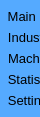
        <widget class="QFrame" name="left_menu_frame">
         <property name="minimumSize">
          <size>
           <width>40</width>
           <height>0</height>
          </size>
         </property>
         <property name="maximumSize">
          <size>
           <width>40</width>
           <height>16777215</height>
          </size>
         </property>
         <property name="styleSheet">
          <string notr="true">background-color: rgb(85, 170, 255);
border:none;</string>
         </property>
         <property name="frameShape">
          <enum>QFrame::StyledPanel</enum>
         </property>
         <property name="frameShadow">
          <enum>QFrame::Raised</enum>
         </property>
         <layout class="QHBoxLayout" name="horizontalLayout_9">
          <property name="spacing">
           <number>0</number>
          </property>
          <property name="leftMargin">
           <number>0</number>
          </property>
          <property name="topMargin">
           <number>0</number>
          </property>
          <property name="rightMargin">
           <number>0</number>
          </property>
          <property name="bottomMargin">
           <number>0</number>
          </property>
          <item alignment="Qt::AlignLeft|Qt::AlignTop">
           <widget class="QFrame" name="menu_frame">
            <property name="minimumSize">
             <size>
              <width>200</width>
              <height>0</height>
             </size>
            </property>
            <property name="styleSheet">
             <string notr="true">margin-left: 2px;</string>
            </property>
            <property name="frameShape">
             <enum>QFrame::StyledPanel</enum>
            </property>
            <property name="frameShadow">
             <enum>QFrame::Raised</enum>
            </property>
            <layout class="QGridLayout" name="gridLayout">
             <property name="leftMargin">
              <number>0</number>
             </property>
             <item row="3" column="0" alignment="Qt::AlignLeft">
              <widget class="QPushButton" name="stats_button">
               <property name="font">
                <font>
                 <family>Nirmala UI</family>
                 <pointsize>10</pointsize>
                </font>
               </property>
               <property name="styleSheet">
                <string notr="true">QPushButton:hover{
	border-radius: 5px;
	border: 1px solid White;
	background-color: #00aaff;
}</string>
               </property>
               <property name="text">
                <string> Statistics</string>
               </property>
               <property name="icon">
                <iconset resource="../icons.qrc">
                 <normaloff>:/prefix/icons/analytics.png</normaloff>:/prefix/icons/analytics.png</iconset>
               </property>
               <property name="iconSize">
                <size>
                 <width>32</width>
                 <height>32</height>
                </size>
               </property>
               <property name="shortcut">
                <string>Ctrl+T</string>
               </property>
              </widget>
             </item>
             <item row="2" column="0" alignment="Qt::AlignLeft">
              <widget class="QPushButton" name="machines_button">
               <property name="font">
                <font>
                 <family>Nirmala UI</family>
                 <pointsize>10</pointsize>
                </font>
               </property>
               <property name="styleSheet">
                <string notr="true">QPushButton:hover{
	border-radius: 5px;
	border: 1px solid White;
	background-color: #00aaff;
}</string>
               </property>
               <property name="text">
                <string> Machines</string>
               </property>
               <property name="icon">
                <iconset resource="../icons.qrc">
                 <normaloff>:/prefix/icons/hardware-chip.png</normaloff>:/prefix/icons/hardware-chip.png</iconset>
               </property>
               <property name="iconSize">
                <size>
                 <width>32</width>
                 <height>32</height>
                </size>
               </property>
               <property name="shortcut">
                <string>Ctrl+N</string>
               </property>
              </widget>
             </item>
             <item row="4" column="0" alignment="Qt::AlignLeft">
              <widget class="QPushButton" name="settings_button">
               <property name="font">
                <font>
                 <family>Nirmala UI</family>
                 <pointsize>10</pointsize>
                </font>
               </property>
               <property name="styleSheet">
                <string notr="true">QPushButton:hover{
	border-radius: 5px;
	border: 1px solid White;
	background-color: #00aaff;
}</string>
               </property>
               <property name="text">
                <string> Settings</string>
               </property>
               <property name="icon">
                <iconset resource="../icons.qrc">
                 <normaloff>:/prefix/icons/construct.png</normaloff>:/prefix/icons/construct.png</iconset>
               </property>
               <property name="iconSize">
                <size>
                 <width>32</width>
                 <height>32</height>
                </size>
               </property>
               <property name="shortcut">
                <string>Ctrl+S</string>
               </property>
              </widget>
             </item>
             <item row="0" column="0" alignment="Qt::AlignLeft">
              <widget class="QPushButton" name="home_button">
               <property name="font">
                <font>
                 <family>Nirmala UI</family>
                 <pointsize>10</pointsize>
                 <weight>50</weight>
                 <bold>false</bold>
                </font>
               </property>
               <property name="styleSheet">
                <string notr="true">QPushButton:hover{
	border-radius: 5px;
	border: 1px solid White;
	background-color: #00aaff;
}</string>
               </property>
               <property name="text">
                <string> Main Menu</string>
               </property>
               <property name="icon">
                <iconset resource="../icons.qrc">
                 <normaloff>:/prefix/icons/cube.png</normaloff>:/prefix/icons/cube.png</iconset>
               </property>
               <property name="iconSize">
                <size>
                 <width>32</width>
                 <height>32</height>
                </size>
               </property>
               <property name="shortcut">
                <string>Ctrl+M</string>
               </property>
              </widget>
             </item>
             <item row="1" column="0" alignment="Qt::AlignLeft">
              <widget class="QPushButton" name="halls_button">
               <property name="font">
                <font>
                 <family>Nirmala UI</family>
                 <pointsize>10</pointsize>
                </font>
               </property>
               <property name="styleSheet">
                <string notr="true">QPushButton:hover{
	border-radius: 5px;
	border: 1px solid White;
	background-color: #00aaff;
}</string>
               </property>
               <property name="text">
                <string> Industry Halls</string>
               </property>
               <property name="icon">
                <iconset resource="../icons.qrc">
                 <normaloff>:/prefix/icons/factory.png</normaloff>:/prefix/icons/factory.png</iconset>
               </property>
               <property name="iconSize">
                <size>
                 <width>32</width>
                 <height>32</height>
                </size>
               </property>
               <property name="shortcut">
                <string>Ctrl+I</string>
               </property>
              </widget>
             </item>
            </layout>
           </widget>
          </item>
         </layout>
        </widget>
